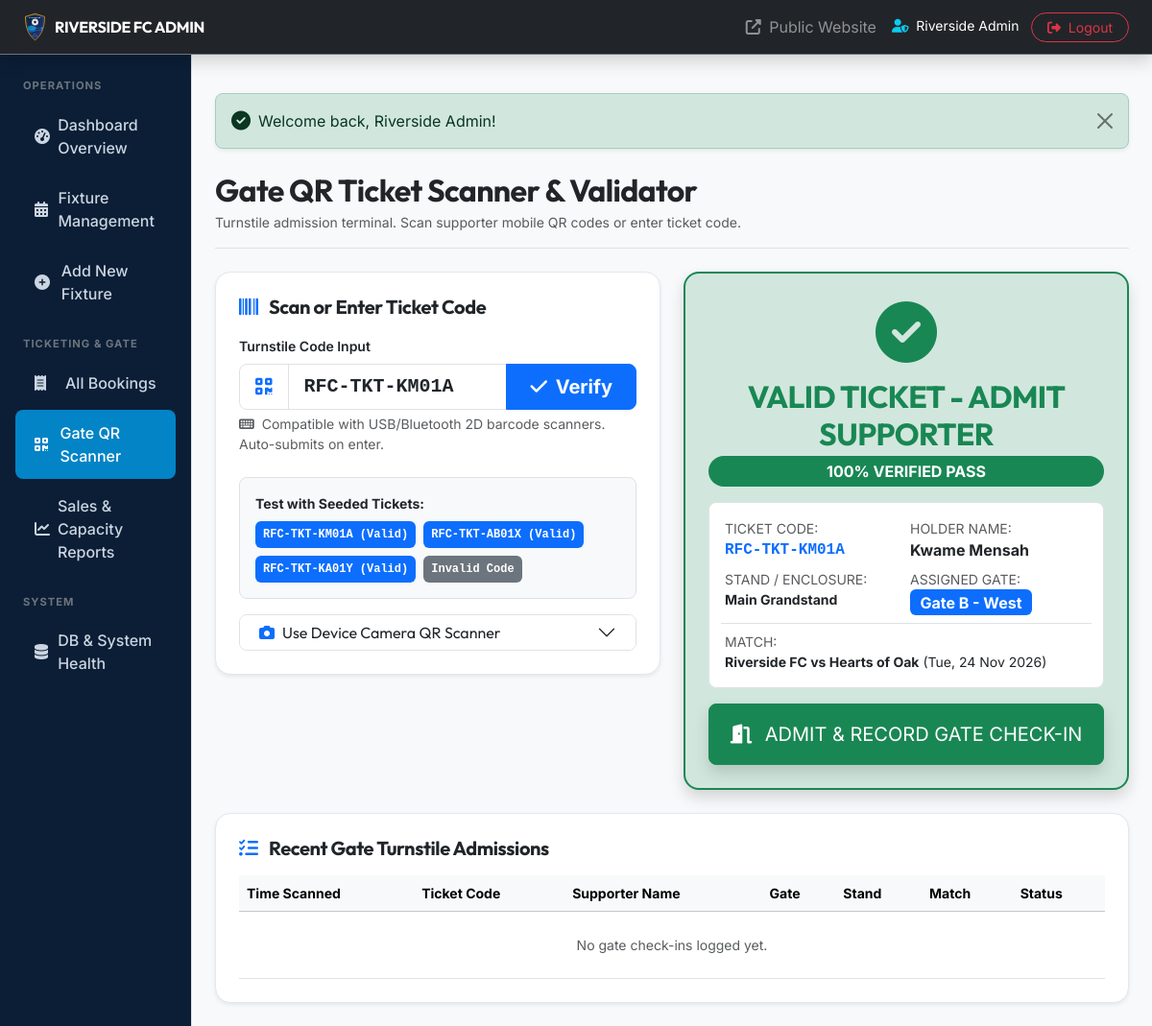
Page /admin/scan.php?code=RFC-TKT-KM01A (signed in) on the committed database.
### tables this page shows
CREATE TABLE `tickets` (
  `id` INT AUTO_INCREMENT PRIMARY KEY,
  `booking_id` INT NOT NULL,
  `ticket_type_id` INT NOT NULL,
  `ticket_code` VARCHAR(64) NOT NULL UNIQUE,
  `qr_data` TEXT NOT NULL,
  `status` ENUM('valid', 'used', 'cancelled') NOT NULL DEFAULT 'valid',
  `used_at` DATETIME DEFAULT NULL,
  `created_at` DATETIME DEFAULT CURRENT_TIMESTAMP,
  CONSTRAINT `fk_tickets_booking` FOREIGN KEY (`booking_id`) REFERENCES `bookings` (`id`) ON DELETE CASCADE,
  CONSTRAINT `fk_tickets_type` FOREIGN KEY (`ticket_type_id`) REFERENCES `ticket_types` (`id`) ON DELETE RESTRICT
);

CREATE TABLE `bookings` (
  `id` INT AUTO_INCREMENT PRIMARY KEY,
  `booking_reference` VARCHAR(64) NOT NULL UNIQUE,
  `user_id` INT DEFAULT NULL,
  `customer_name` VARCHAR(150) NOT NULL,
  `customer_email` VARCHAR(191) NOT NULL,
  `customer_phone` VARCHAR(50) NOT NULL,
  `fixture_id` INT NOT NULL,
  `total_amount` DECIMAL(10, 2) NOT NULL,
  `payment_method` VARCHAR(50) NOT NULL DEFAULT 'momo_mtn',
  `payment_status` ENUM('paid', 'pending', 'cancelled') NOT NULL DEFAULT 'paid',
  `notes` TEXT DEFAULT NULL,
  `created_at` DATETIME DEFAULT CURRENT_TIMESTAMP,
  CONSTRAINT `fk_bookings_user` FOREIGN KEY (`user_id`) REFERENCES `users` (`id`) ON DELETE SET NULL,
  CONSTRAINT `fk_bookings_fixture` FOREIGN KEY (`fixture_id`) REFERENCES `fixtures` (`id`) ON DELETE RESTRICT
);

CREATE TABLE `ticket_types` (
  `id` INT AUTO_INCREMENT PRIMARY KEY,
  `fixture_id` INT NOT NULL,
  `name` VARCHAR(100) NOT NULL,
  `description` VARCHAR(255) DEFAULT NULL,
  `gate` VARCHAR(50) DEFAULT 'Gate A',
  `price` DECIMAL(10, 2) NOT NULL,
  `capacity` INT NOT NULL,
  `remaining` INT NOT NULL,
  CONSTRAINT `fk_ticket_types_fixture` FOREIGN KEY (`fixture_id`) REFERENCES `fixtures` (`id`) ON DELETE CASCADE
);

CREATE TABLE `fixtures` (
  `id` INT AUTO_INCREMENT PRIMARY KEY,
  `opponent` VARCHAR(150) NOT NULL,
  `opponent_logo` VARCHAR(255) DEFAULT NULL,
  `competition` VARCHAR(100) NOT NULL DEFAULT 'Ghana Premier League',
  `match_date` DATE NOT NULL,
  `kick_off` TIME NOT NULL,
  `venue` VARCHAR(150) NOT NULL DEFAULT 'Riverside Arena, Accra',
  `status` ENUM('upcoming', 'completed', 'cancelled') NOT NULL DEFAULT 'upcoming',
  `description` TEXT DEFAULT NULL,
  `created_at` DATETIME DEFAULT CURRENT_TIMESTAMP
);

### admin/scan.php (the view, shortened to what this page needs)
<?php
require_once __DIR__ . '/../includes/admin-header.php';
$db = getDB();
$scannedCode = trim($_REQUEST['code'] ?? '');
$validationResult = null;
if (!empty($scannedCode)) {
    $tktStmt = $db->prepare("
        SELECT t.*,
               tt.name as section_name, tt.gate, tt.price,
               b.booking_reference, b.customer_name, b.customer_email, b.payment_status,
               f.id as fixture_id, f.opponent, f.match_date, f.kick_off, f.venue
        FROM tickets t
        JOIN ticket_types tt ON t.ticket_type_id = tt.id
        JOIN bookings b ON t.booking_id = b.id
        JOIN fixtures f ON b.fixture_id = f.id
        WHERE t.ticket_code = ?
    ");
    $tktStmt->execute([$scannedCode]);
    $ticket = $tktStmt->fetch();
    if ($ticket) {
        $validationResult = [
            'ticket' => $ticket,
            'is_valid' => ($ticket['status'] === 'valid'),
            'is_used'  => ($ticket['status'] === 'used'),
            'is_cancelled' => ($ticket['status'] === 'cancelled')
        ];
    } else {
        $validationResult = [
            'not_found' => true,
            'code' => $scannedCode
        ];
    }
}
$recentAdmissionsStmt = $db->query("
    SELECT t.ticket_code, t.used_at, tt.name as section_name, tt.gate, b.customer_name, f.opponent
    FROM tickets t
    JOIN ticket_types tt ON t.ticket_type_id = tt.id
    JOIN bookings b ON t.booking_id = b.id
    JOIN fixtures f ON b.fixture_id = f.id
    WHERE t.status = 'used' AND t.used_at IS NOT NULL
    ORDER BY t.used_at DESC
    LIMIT 10
");
$recentAdmissions = $recentAdmissionsStmt->fetchAll();
?>
<div class="d-flex justify-content-between flex-wrap flex-md-nowrap align-items-center pt-2 pb-3 mb-4 border-bottom">
    <div>
        <h1 class="h2 fw-bold brand-font text-dark mb-1">Gate QR Ticket Scanner &amp; Validator</h1>
        <p class="text-muted small mb-0">Turnstile admission terminal. Scan supporter mobile QR codes or enter ticket code.</p>
    </div>
</div>
<div class="row g-4">
    <div class="col-lg-6">
        <div class="card rfc-card p-4 shadow-sm mb-4">
            <h5 class="fw-bold brand-font mb-3 text-dark">
                <i class="fas fa-barcode text-primary me-2"></i> Scan or Enter Ticket Code
            </h5>
            <form method="GET" action="" class="mb-4">
                <label class="form-label small fw-semibold">Turnstile Code Input</label>
                <div class="input-group input-group-lg">
                    <span class="input-group-text bg-white"><i class="fas fa-qrcode text-primary"></i></span>
                    <input type="text" name="code" id="scanner-input" class="form-control font-monospace fw-bold"
                           placeholder="e.g. RFC-TKT-KM01A" value="<?= h($scannedCode) ?>" autofocus>
                    <button type="submit" class="btn btn-primary px-4 fw-bold">
                        <i class="fas fa-check me-1"></i> Verify
                    </button>
                </div>
                <div class="form-text small">
                    <i class="fas fa-keyboard me-1"></i> Compatible with USB/Bluetooth 2D barcode scanners. Auto-submits on enter.
                </div>
            </form>
            <div class="p-3 bg-light rounded-3 border mb-3">
                <span class="small fw-bold text-dark d-block mb-2">Test with Seeded Tickets:</span>
                <div class="d-flex flex-wrap gap-2">
                    <a href="?code=RFC-TKT-KM01A" class="badge bg-primary text-decoration-none p-2 font-monospace">RFC-TKT-KM01A (Valid)</a>
                    <a href="?code=RFC-TKT-AB01X" class="badge bg-primary text-decoration-none p-2 font-monospace">RFC-TKT-AB01X (Valid)</a>
                    <a href="?code=RFC-TKT-KA01Y" class="badge bg-primary text-decoration-none p-2 font-monospace">RFC-TKT-KA01Y (Valid)</a>
                    <a href="?code=RFC-TKT-INVALID" class="badge bg-secondary text-decoration-none p-2 font-monospace">Invalid Code</a>
                </div>
            </div>
            <div class="accordion" id="cameraAccordion">
                <div class="accordion-item rounded-3 overflow-hidden border">
                    <h2 class="accordion-header">
                        <button class="accordion-button collapsed py-2" type="button" data-bs-toggle="collapse" data-bs-target="#cameraCollapse">
                            <i class="fas fa-camera text-primary me-2"></i> Use Device Camera QR Scanner
                        </button>
                    </h2>
                </div>
            </div>
        </div>
    </div>
    <div class="col-lg-6">
        <?php if ($validationResult): ?>
            <?php if (!empty($validationResult['not_found'])): ?>
                <div class="card border-danger border-2 rounded-4 shadow p-4 text-center bg-danger-subtle">
                    <div class="display-3 text-danger mb-2"><i class="fas fa-times-circle"></i></div>
                    <h2 class="fw-bold text-danger brand-font mb-1">INVALID TICKET</h2>
                    <p class="text-danger mb-3">No record found for code: <strong class="font-monospace"><?= h($validationResult['code']) ?></strong></p>
                    <div class="alert alert-danger mb-0">
                        <i class="fas fa-ban me-1"></i> <strong>ENTRY DENIED.</strong> This is not an official Riverside FC match ticket.
                    </div>
                </div>
            <?php else:
                $t = $validationResult['ticket'];
            ?>
                <?php if ($validationResult['is_valid']): ?>
                    <div class="card border-success border-2 rounded-4 shadow p-4 text-center bg-success-subtle">
                        <div class="display-3 text-success mb-2"><i class="fas fa-check-circle"></i></div>
                        <h2 class="fw-bold text-success brand-font mb-1">VALID TICKET - ADMIT SUPPORTER</h2>
                        <span class="badge bg-success fs-6 px-3 py-2 rounded-pill mb-3">100% VERIFIED PASS</span>
                        <div class="card bg-white p-3 rounded-3 text-start mb-3 border">
                            <div class="row g-2 small">
                                <div class="col-6">
                                    <span class="text-muted d-block">TICKET CODE:</span>
                                    <strong class="font-monospace text-primary fs-6"><?= h($t['ticket_code']) ?></strong>
                                </div>
                                <div class="col-6">
                                    <span class="text-muted d-block">HOLDER NAME:</span>
                                    <strong class="text-dark fs-6"><?= h($t['customer_name']) ?></strong>
                                </div>
                                <div class="col-6">
                                    <span class="text-muted d-block">STAND / ENCLOSURE:</span>
                                    <strong class="text-dark"><?= h($t['section_name']) ?></strong>
                                </div>
                                <div class="col-6">
                                    <span class="text-muted d-block">ASSIGNED GATE:</span>
                                    <strong class="badge bg-primary fs-6"><?= h($t['gate']) ?></strong>
                                </div>
                                <div class="col-12 mt-2 pt-2 border-top">
                                    <span class="text-muted d-block">MATCH:</span>
                                    <strong class="text-dark">Riverside FC vs <?= h($t['opponent']) ?></strong> (<?= formatDate($t['match_date']) ?>)
                                </div>
                            </div>
                        </div>
                        <form method="POST" action="">
                            <button type="submit" class="btn btn-success btn-lg w-100 py-3 fs-5 shadow">
                                <i class="fas fa-door-open me-2"></i> ADMIT &amp; RECORD GATE CHECK-IN
                            </button>
                        </form>
                    </div>
                <?php endif; ?>
            <?php endif; ?>
        <?php endif; ?>
    </div>
</div>
<div class="card rfc-card p-4 shadow-sm mt-4">
    <h5 class="fw-bold brand-font text-dark mb-3">
        <i class="fas fa-list-check text-primary me-2"></i> Recent Gate Turnstile Admissions
    </h5>
    <div class="table-responsive">
        <table class="table table-hover align-middle mb-0 small">
            <thead class="table-light">
                <tr>
                    <th>Time Scanned</th>
                    <th>Ticket Code</th>
                    <th>Supporter Name</th>
                    <th>Gate</th>
                    <th>Stand</th>
                    <th>Match</th>
                    <th>Status</th>
                </tr>
            </thead>
            <tbody>
                <?php if (empty($recentAdmissions)): ?>
                    <tr><td colspan="7" class="text-center py-4 text-muted">No gate check-ins logged yet.</td></tr>
                <?php endif; ?>
            </tbody>
        </table>
    </div>
</div>
<?php require_once __DIR__ . '/../includes/admin-footer.php'; ?>

### assets/css/style.css (style rules this page uses)
:root { --rfc-navy: #0b1e36; --rfc-navy-dark: #06111f; --rfc-navy-light: #15325b; --rfc-blue: #0284c7; --rfc-cyan: #38bdf8; --rfc-gold: #f59e0b; --rfc-gold-light: #fbbf24; --rfc-emerald: #10b981; --rfc-rose: #f43f5e; --rfc-slate: #64748b; --rfc-light: #f8fafc; --rfc-card-bg: #ffffff; --rfc-border: #e2e8f0; --rfc-font-heading: 'Outfit', -apple-system, BlinkMacSystemFont, sans-serif; --rfc-font-body: 'Inter', -apple-system, BlinkMacSystemFont, sans-serif; --rfc-shadow-sm: 0 2px 4px rgba(11, 30, 54, 0.05); --rfc-shadow-md: 0 6px 18px rgba(11, 30, 54, 0.08); --rfc-shadow-lg: 0 15px 35px rgba(11, 30, 54, 0.12); --rfc-transition: all 0.25s cubic-bezier(0.16, 1, 0.3, 1); }
body { font-family: var(--rfc-font-body); background-color: #f1f5f9; color: #1e293b; min-height: 100vh; display: flex; flex-direction: column; overflow-x: hidden; }
h1, h2, h3, h4, h5, h6, .brand-font { font-family: var(--rfc-font-heading); letter-spacing: -0.02em; font-weight: 700; }
.rfc-card { background: var(--rfc-card-bg); border: 1px solid var(--rfc-border); border-radius: 16px; box-shadow: var(--rfc-shadow-sm); transition: var(--rfc-transition); overflow: hidden; }

### rows in the picture
tickets: ticket_code "RFC-TKT-KM01A", booking.customer_name "Kwame Mensah", ticket_type.name "Main Grandstand", ticket_type.gate "Gate B - West", fixtures.opponent "Hearts of Oak", status.match_date "Tue, 24 Nov 2026"

### other values in the picture
$user['name'] "Riverside Admin"
$msg "Welcome back, Riverside Admin!"
